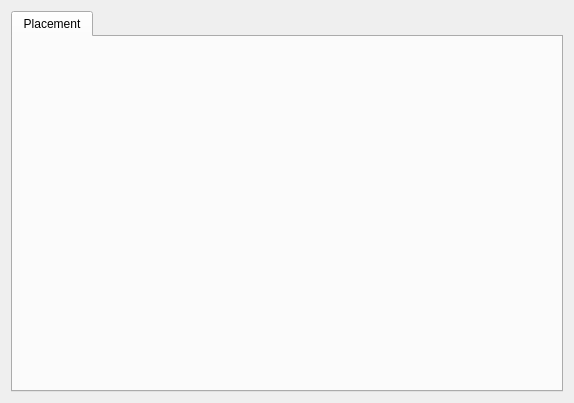
<?xml version="1.0" encoding="UTF-8"?>
<ui version="4.0">
 <class>GameSummaryWidget</class>
 <widget class="QWidget" name="GameSummaryWidget">
  <property name="geometry">
   <rect>
    <x>0</x>
    <y>0</y>
    <width>574</width>
    <height>403</height>
   </rect>
  </property>
  <property name="windowTitle">
   <string>Form</string>
  </property>
  <layout class="QHBoxLayout" name="horizontalLayout">
   <item>
    <layout class="QVBoxLayout" name="verticalLayoutGameWidget"/>
   </item>
   <item>
    <widget class="QTabWidget" name="tabWidget">
     <property name="currentIndex">
      <number>0</number>
     </property>
     <widget class="QWidget" name="tab">
      <attribute name="title">
       <string>Placement</string>
      </attribute>
     </widget>
    </widget>
   </item>
  </layout>
 </widget>
 <resources/>
 <connections/>
</ui>
